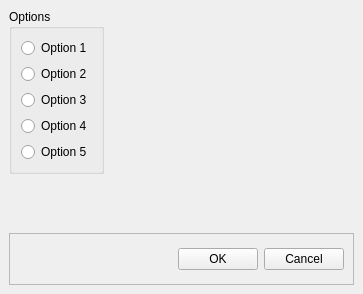
<ui version="4.0" >
 <author></author>
 <comment></comment>
 <exportmacro></exportmacro>
 <class>Form</class>
 <widget class="QWidget" name="Form" >
  <property name="geometry" >
   <rect>
    <x>0</x>
    <y>0</y>
    <width>363</width>
    <height>294</height>
   </rect>
  </property>
  <property name="windowTitle" >
   <string>Form</string>
  </property>
  <layout class="QGridLayout" >
   <property name="margin" >
    <number>9</number>
   </property>
   <property name="spacing" >
    <number>6</number>
   </property>
   <item row="0" column="0" >
    <widget class="QGroupBox" name="groupBox" >
     <property name="title" >
      <string>Options</string>
     </property>
     <layout class="QVBoxLayout" >
      <property name="margin" >
       <number>9</number>
      </property>
      <property name="spacing" >
       <number>6</number>
      </property>
      <item>
       <widget class="QRadioButton" name="radioButton" >
        <property name="text" >
         <string>Option 1</string>
        </property>
       </widget>
      </item>
      <item>
       <widget class="QRadioButton" name="radioButton_2" >
        <property name="text" >
         <string>Option 2</string>
        </property>
       </widget>
      </item>
      <item>
       <widget class="QRadioButton" name="radioButton_3" >
        <property name="text" >
         <string>Option 3</string>
        </property>
       </widget>
      </item>
      <item>
       <widget class="QRadioButton" name="radioButton_4" >
        <property name="text" >
         <string>Option 4</string>
        </property>
       </widget>
      </item>
      <item>
       <widget class="QRadioButton" name="radioButton_5" >
        <property name="text" >
         <string>Option 5</string>
        </property>
       </widget>
      </item>
     </layout>
    </widget>
   </item>
   <item row="1" column="0" >
    <spacer>
     <property name="orientation" >
      <enum>Qt::Vertical</enum>
     </property>
     <property name="sizeHint" >
      <size>
       <width>20</width>
       <height>40</height>
      </size>
     </property>
    </spacer>
   </item>
   <item row="2" column="0" colspan="2" >
    <widget class="QFrame" name="frame" >
     <property name="sizePolicy" >
      <sizepolicy>
       <hsizetype>5</hsizetype>
       <vsizetype>7</vsizetype>
       <horstretch>0</horstretch>
       <verstretch>0</verstretch>
      </sizepolicy>
     </property>
     <property name="frameShape" >
      <enum>QFrame::StyledPanel</enum>
     </property>
     <property name="frameShadow" >
      <enum>QFrame::Raised</enum>
     </property>
     <layout class="QHBoxLayout" >
      <property name="margin" >
       <number>9</number>
      </property>
      <property name="spacing" >
       <number>6</number>
      </property>
      <item>
       <spacer>
        <property name="orientation" >
         <enum>Qt::Horizontal</enum>
        </property>
        <property name="sizeHint" >
         <size>
          <width>40</width>
          <height>20</height>
         </size>
        </property>
       </spacer>
      </item>
      <item>
       <widget class="QPushButton" name="pushButton_2" >
        <property name="text" >
         <string>OK</string>
        </property>
       </widget>
      </item>
      <item>
       <widget class="QPushButton" name="pushButton" >
        <property name="text" >
         <string>Cancel</string>
        </property>
       </widget>
      </item>
     </layout>
    </widget>
   </item>
   <item row="0" column="1" >
    <spacer>
     <property name="orientation" >
      <enum>Qt::Horizontal</enum>
     </property>
     <property name="sizeHint" >
      <size>
       <width>40</width>
       <height>20</height>
      </size>
     </property>
    </spacer>
   </item>
  </layout>
 </widget>
 <pixmapfunction></pixmapfunction>
 <resources/>
 <connections/>
</ui>
